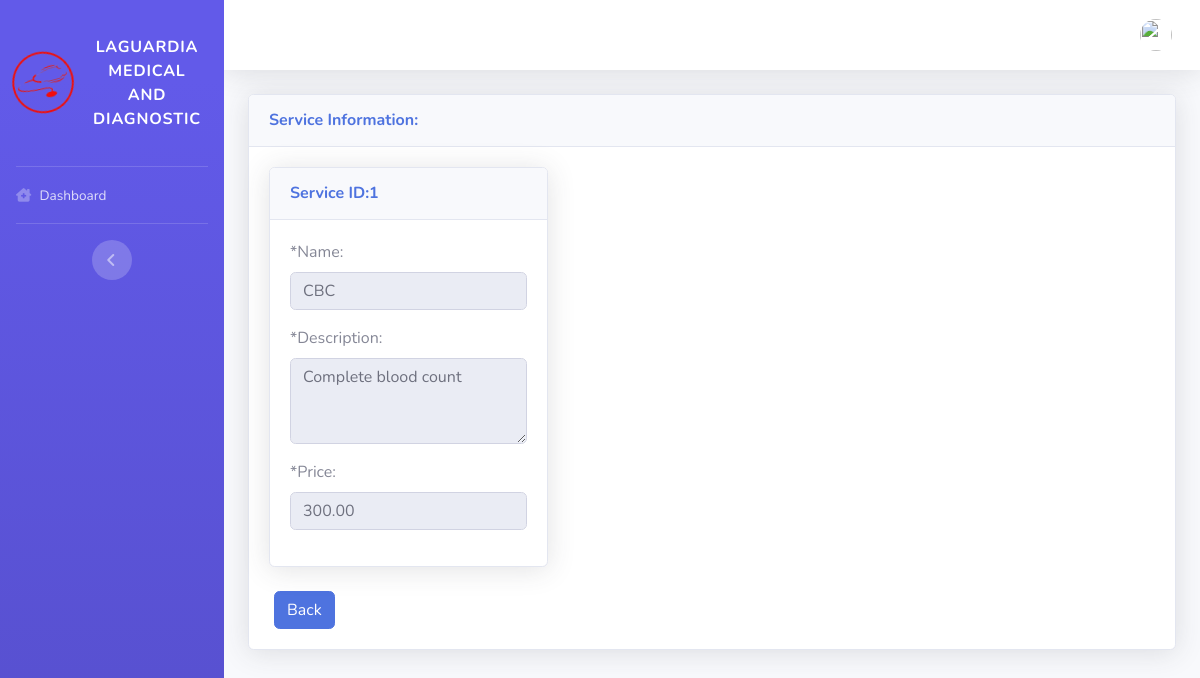
Before: /pages/admin/view_service.php?&&id=1 with the older database file.
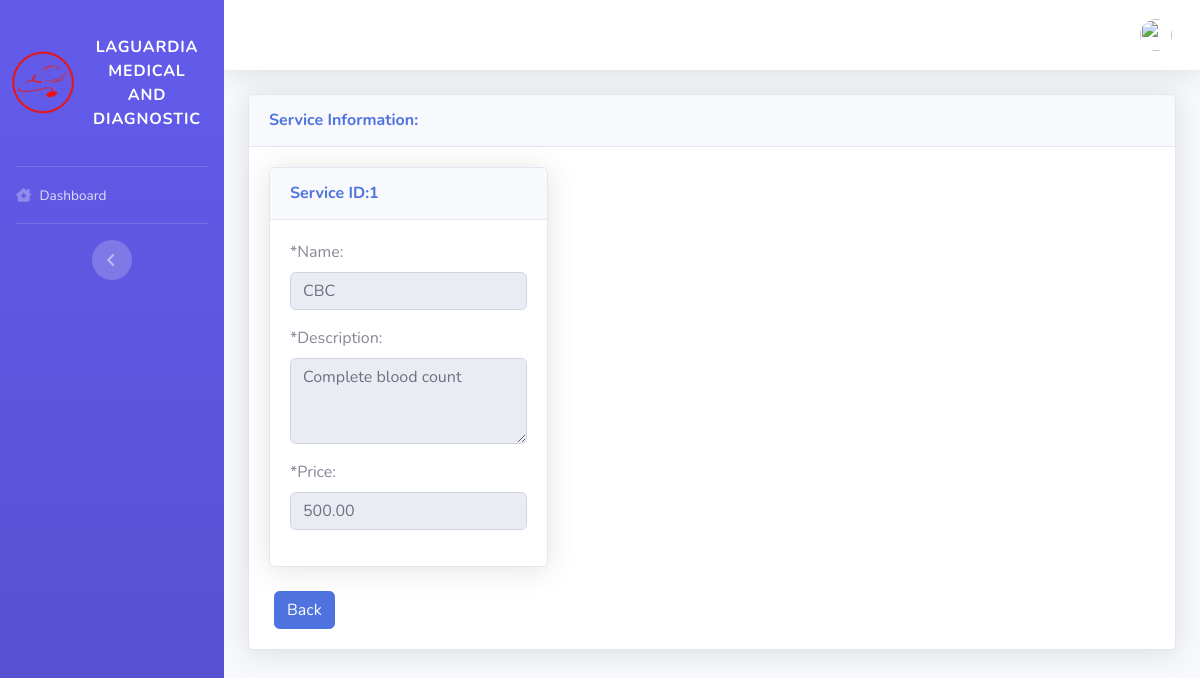
After: the same page with the newer database file.
### tables this page shows
CREATE TABLE `tbl_services` (
  `id` int(11) NOT NULL,
  `name` varchar(45) DEFAULT NULL,
  `description` text DEFAULT NULL,
  `price` decimal(18,2) DEFAULT NULL
);

### config/functions.php (called while the page is built, shortened)
<?php
function query($sql)
{
  return mysqli_query($_SESSION['conn'], $sql);
}
function get_one($sql)
{
  $excute = query($sql);
  return mysqli_fetch_object($excute);
}

### pages/admin/view_service.php (the view, shortened to what this page needs)
<?php
include_once('../layout/header.php');
?>
<div class="container-fluid">
    <div class="card shadow mb-4">
        <div class="card-header py-3">
<?php
extract($_GET);
$service = get_one("select * from tbl_services where id = $id");
 ?>
            <h6 class="m-0 font-weight-bold text-primary">
                Service Information:
            </h6>
        </div>
            <div class="card-body">
<div class="row">
    <div class="col-md-4">
<div class="card shadow mb-4">
    <div class="card-header py-3">
     <h6 class="m-0 font-weight-bold text-primary">Service ID:<?= $id ?></h6>
    </div>
    <div class="card-body">
                            <form action="" method="post">
     <div class="row">
                                    <div class="col-md-12">
                                        <div class="form-row">
                                            <div class="form-group col-md-12">
                                                <label>*Name:</label>
                                                <input type="text" name="name" class="form-control text-uppercase" value="<?= $service->name ?>" disabled>
                                            </div>
                                        </div>
                                        <div class="form-row">
                                            <div class="form-group col-md-12">
                                                <label>*Description:</label>
                                                <textarea name="description" class="form-control" id="" cols="3" rows="3" disabled><?= $service->description ?></textarea>
                                            </div>
                                        </div>
                                        <div class="form-row">
                                            <div class="form-group col-md-12">
                                                <label>*Price:</label>
                                                <input type="number" name="price" class="form-control text-uppercase" value="<?= $service->price ?>" disabled>
                                            </div>
                                        </div>
                                    </div>
                                </div>
    </div>
</div>
    </div>
</div>
                            <div class="d-flex">
                                <a style="margin-left:5px" href="list_service.php" type="button" class="btn btn-primary">Back</a>
                            </div>
                <?php
                include_once('../layout/footer.php');
                ?>

Changed rows visible on the page:
changed tbl_services "CBC": price "300.00" → "500.00"
